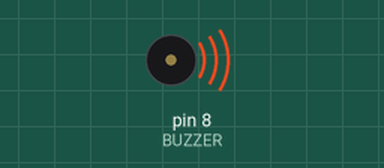
The sketch below on a simulated Arduino Uno, built with avr-gcc and run on an emulated ATmega328P. Parts: buzzer (waves = sounding).

Above: at 0.1 s.
At 4.0 s:
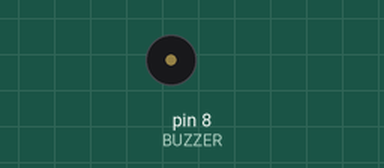
Timing chart, 0 to 5.5 s (numbered marks = the images above):
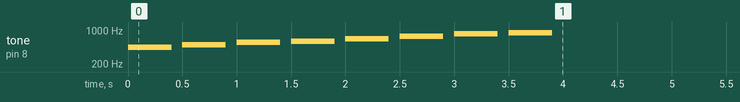

The sketch:

Ch_8_5_basic_musical_scale_array_define.ino
```cpp
/* basic_musical_scale_array_define

   copy and paste this program into the Arduino IDE
   name this program basic_musical_scale_array_define

   Plays Do-Re-Mi... on the buzzer connected to D8

   introduces the use of #define rather than use of int for note
 */
//  ------------------------------------------------------------------------------------

// declare and initialize outside of any function so they are global
#define DO   440
#define RE   494
#define MI   554
#define FA   587
#define SOL  659
#define LA   740
#define TI   831
#define DO2  880

int toneArray[] = {DO, RE, MI, FA, SOL, LA, TI, DO2};
#define BUZZER 8

//  ------------------------------------------------------------------------------------
void setup() {
  pinMode(BUZZER, OUTPUT);
  for(int i = 0 ; i < 8 ; i++) {
	tone(BUZZER, toneArray[i]);	// sent the frequency toneArray[i] to the pin buzzer
        delay(400);
        noTone(BUZZER);
        delay(100);
  }
}

//  ------------------------------------------------------------------------------------
void loop() {
// space to insert statements in the loop() function
}
```
